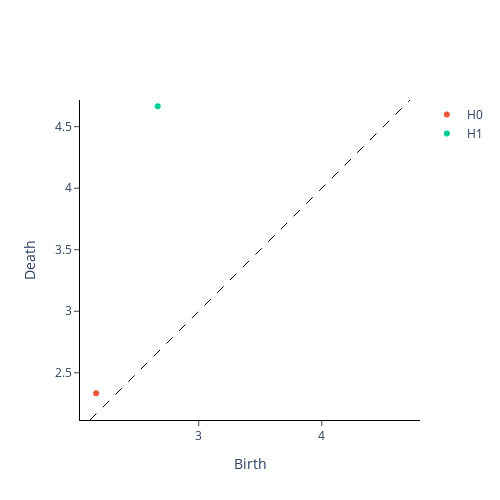

The cell this chart's notebook holds for it:
### Markdown cell above
Now its time for vectorization.

### Code cell
from gtda.diagrams import Scaler

scaler = Scaler()
digit_scaled = scaler.fit_transform(digit_height_persistence)

scaler.plot(digit_scaled)

### Figure 1 — Plotly figure (JSON) as saved in the notebook; plotly's stock layout.template omitted (floating-point values rounded to 4 significant figures)
{"data": [{"hoverinfo": "none", "line": {"color": "black", "dash": "dash", "width": 1}, "mode": "lines", "showlegend": false, "type": "scatter", "x": [2.117, 4.717], "y": [2.117, 4.717]}, {"hoverinfo": "text", "hovertext": ["(2.1666666666666665, 2.3333333333333335)"], "mode": "markers", "name": "H0", "type": "scatter", "x": [2.167], "y": [2.333]}, {"hoverinfo": "text", "hovertext": ["(2.6666666666666665, 4.666666666666667)"], "mode": "markers", "name": "H1", "type": "scatter", "x": [2.667], "y": [4.667]}], "layout": {"height": 500, "plot_bgcolor": "white", "width": 500, "xaxis": {"autorange": false, "exponentformat": "e", "linecolor": "black", "linewidth": 1, "mirror": false, "range": [2.117, 4.717], "showexponent": "all", "showline": true, "side": "bottom", "ticks": "outside", "title": {"text": "Birth"}, "type": "linear", "zeroline": true}, "yaxis": {"autorange": false, "exponentformat": "e", "linecolor": "black", "linewidth": 1, "mirror": false, "range": [2.117, 4.717], "scaleanchor": "x", "scaleratio": 1, "showexponent": "all", "showline": true, "side": "left", "ticks": "outside", "title": {"text": "Death"}, "type": "linear", "zeroline": true}}}
